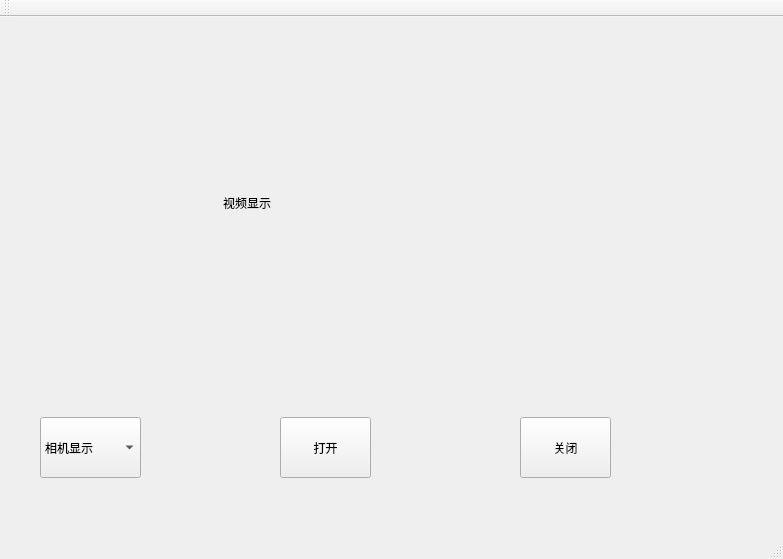
<?xml version="1.0" encoding="UTF-8"?>
<ui version="4.0">
 <class>videodisplayinqtClass</class>
 <widget class="QMainWindow" name="videodisplayinqtClass">
  <property name="geometry">
   <rect>
    <x>0</x>
    <y>0</y>
    <width>783</width>
    <height>559</height>
   </rect>
  </property>
  <property name="windowTitle">
   <string>videodisplayinqt</string>
  </property>
  <widget class="QWidget" name="centralWidget">
   <widget class="QLabel" name="label">
    <property name="geometry">
     <rect>
      <x>120</x>
      <y>40</y>
      <width>421</width>
      <height>291</height>
     </rect>
    </property>
    <property name="text">
     <string>                               视频显示</string>
    </property>
   </widget>
   <widget class="QComboBox" name="comboBox">
    <property name="geometry">
     <rect>
      <x>40</x>
      <y>400</y>
      <width>101</width>
      <height>61</height>
     </rect>
    </property>
    <item>
     <property name="text">
      <string>相机显示</string>
     </property>
    </item>
    <item>
     <property name="text">
      <string>视频显示</string>
     </property>
    </item>
   </widget>
   <widget class="QPushButton" name="btn_open">
    <property name="geometry">
     <rect>
      <x>280</x>
      <y>400</y>
      <width>91</width>
      <height>61</height>
     </rect>
    </property>
    <property name="text">
     <string>打开</string>
    </property>
   </widget>
   <widget class="QPushButton" name="btn_close">
    <property name="geometry">
     <rect>
      <x>520</x>
      <y>400</y>
      <width>91</width>
      <height>61</height>
     </rect>
    </property>
    <property name="text">
     <string>关闭</string>
    </property>
   </widget>
  </widget>
  <widget class="QMenuBar" name="menuBar">
   <property name="geometry">
    <rect>
     <x>0</x>
     <y>0</y>
     <width>783</width>
     <height>22</height>
    </rect>
   </property>
  </widget>
  <widget class="QToolBar" name="mainToolBar">
   <attribute name="toolBarArea">
    <enum>TopToolBarArea</enum>
   </attribute>
   <attribute name="toolBarBreak">
    <bool>false</bool>
   </attribute>
  </widget>
  <widget class="QStatusBar" name="statusBar"/>
 </widget>
 <layoutdefault spacing="6" margin="11"/>
 <resources>
  <include location="videodisplayinqt.qrc"/>
 </resources>
 <connections/>
</ui>
